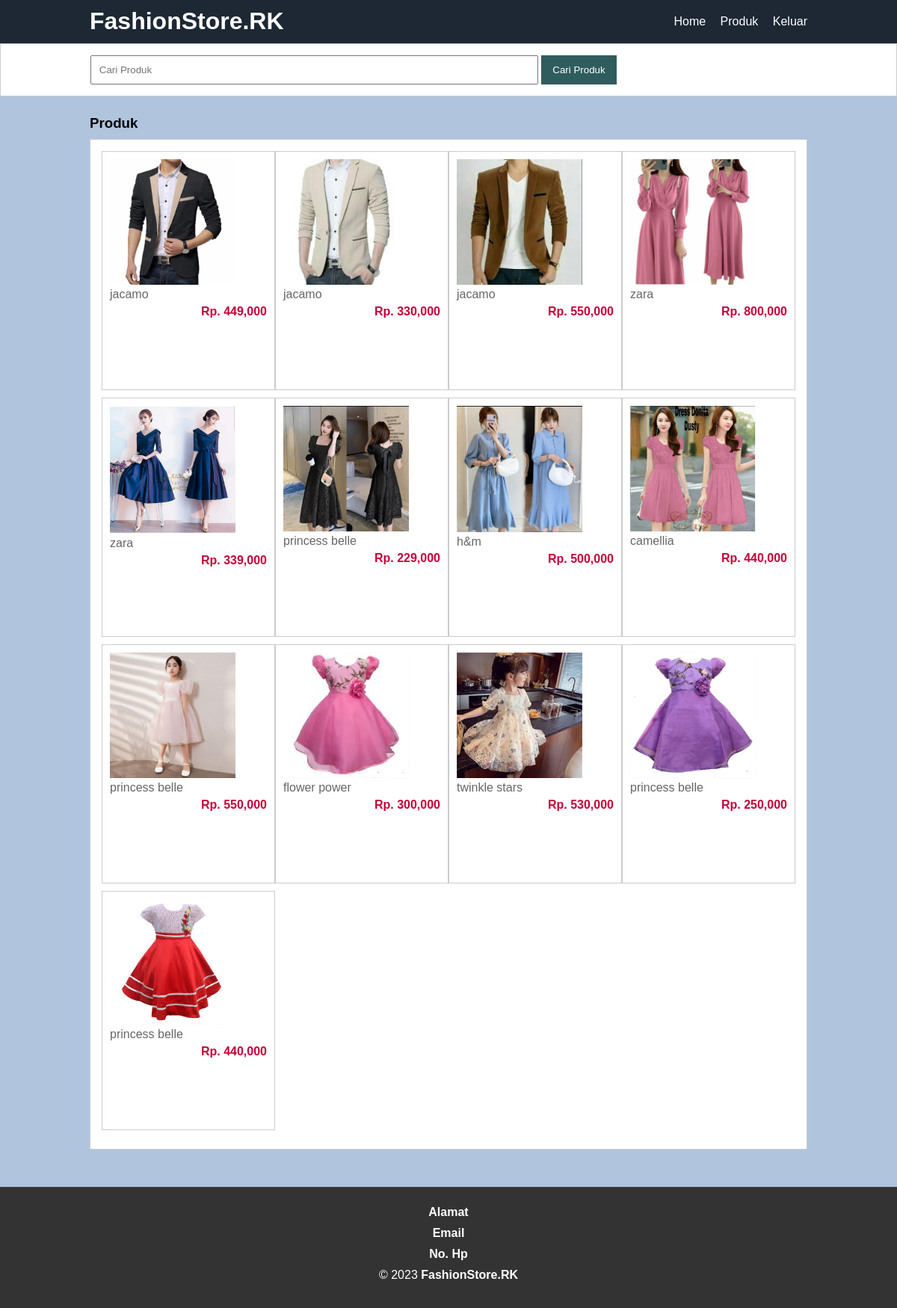
/produk.php, run on the app's committed database.
### tables this page shows
CREATE TABLE `tb_product` (
  `product_id` int(11) NOT NULL,
  `category_id` int(11) NOT NULL,
  `product_name` varchar(100) NOT NULL,
  `product_price` int(11) NOT NULL,
  `product_description` text NOT NULL,
  `prodeuct_image` varchar(100) NOT NULL,
  `product_status` tinyint(1) NOT NULL,
  `data_creates` timestamp NOT NULL DEFAULT current_timestamp()
);

### produk.php (the view, shortened to what this page needs)
<?php
	include 'db.php';
 ?>
<!DOCTYPE html>
<html>
<head>
	<link rel="stylesheet" type="text/css" href="css/style.css">
</head>
<body>
	<header>
			<div class="countainer">
			<h1> FashionStore.RK</h1>
				<ul>
					<li><a href="masuk-user.php">Home</a></li>
					<li><a href="Produk.php">Produk</a></li>
					<li><a href="index.php">Keluar</a></li>
				</ul>
			</div>
	</header>
	<div class="search">
		<div class="countainer">
			<form action="produk.php">
				<input type="text" name="search" placeholder="Cari Produk" value="<?php echo $_GET['search']  ?>">
				<input type="submit" name="cari" value="Cari Produk">
			</form>
		</div>
	</div>
    <div class="section">
    	<div class="countainer">
    		<h3>Produk</h3>
    		<div class="box">
    			<?php
    				$produk = mysqli_query($conn, "SELECT * FROM tb_product WHERE product_status = 1 $where ORDER BY product_id DESC");
    				if(mysqli_num_rows($produk) > 0){
    					while($p = mysqli_fetch_array($produk)){
    			 ?>
    			 	<a href="detail-produk.php?id=<?php echo $p['product_id'] ?>">
		    			<div class="col-4">
		    				<img src="produk/<?php echo $p['prodeuct_image'] ?>">
		    				<p class="nama"><?php echo substr($p['product_name'] , 0, 30)?></p>
		    				<p class="harga">Rp. <?php echo number_format($p['product_price'])  ?></p>
		    			</div>
	    			</a>
	    		<?php }}else{ ?>
	    			<p>Produk Tidak Ada</p>
	    		<?php } ?>
    		</div>
    	</div>
    </div>
    <div class="footer">
    	<div class="countainer">
    		<h4>Alamat</h4>
    		<h4>Email</h4>
    		<h4>No. Hp</h4>
    		<p style="text-align:center; color:white;">&copy; 2023 <b> FashionStore.RK</p>
    	</div>
    </div>
</body>
</html>

### css/style.css (style rules this page uses)
* { padding: 0; margin: 0; font-family: 'Quicksand', sans-serif; }
body { background-color: #B0C4DE; }
a { color: inherit; text-decoration: none; }
header { background-color: #1d2834; color: #fff; }
header h1 { float: left; padding: 10px 0; }
header ul { float: right; }
header ul li { display: inline-block; }
header ul li a { padding:20px 0 20px 15px; display: inline-block; }
.countainer { width: 80%; margin:0 auto; }
.countainer:after { content: ''; display: block; clear: both; }
.section { padding:25px 0; }
.box { background-color: #fff; border:1px solid #ccc; padding:15px; box-sizing: border-box; margin: 10px 0 25px 0; }
.box:after { content: ''; display: block; clear: both; }
.search { padding:15px 0; background-color: #fff; border:1px solid #ccc; }
.search input[type=text] { width: 60%; padding:10px; }
.search input[type=submit] { padding:12px 15px; background-color: #2f5c5d; color:#fff; border:none; cursor: pointer; }
.col-4 { width:25%; height: 320px; border:1px solid #ccc; float: left; padding:10px; box-sizing: border-box; margin-bottom: 10px; }
.col-4 img { width: 80%; }
.col-4 .nama { color: #666; margin-bottom: 5px; }
.col-4 .harga { font-weight: bold; color: #C70039; float: right; }
.footer { padding:25px 0; background-color: #333; color: #fff; text-align: center; }
.footer p { margin-bottom: 10px; }

### data on the page
tb_product: prodeuct_image (picture), product_name "jacamo", product_price "449,000"
tb_product: prodeuct_image (picture), product_name "jacamo", product_price "330,000"
tb_product: prodeuct_image (picture), product_name "jacamo", product_price "550,000"
tb_product: prodeuct_image (picture), product_name "zara", product_price "800,000"
tb_product: prodeuct_image (picture), product_name "zara", product_price "339,000"
tb_product: prodeuct_image (picture), product_name "princess belle", product_price "229,000"
tb_product: prodeuct_image (picture), product_name "h&m", product_price "500,000"
tb_product: prodeuct_image (picture), product_name "camellia", product_price "440,000"
tb_product: prodeuct_image (picture), product_name "princess belle", product_price "550,000"
tb_product: prodeuct_image (picture), product_name "flower power", product_price "300,000"
tb_product: prodeuct_image (picture), product_name "twinkle stars", product_price "530,000"
tb_product: prodeuct_image (picture), product_name "princess belle", product_price "250,000"
tb_product: prodeuct_image (picture), product_name "princess belle", product_price "440,000"
